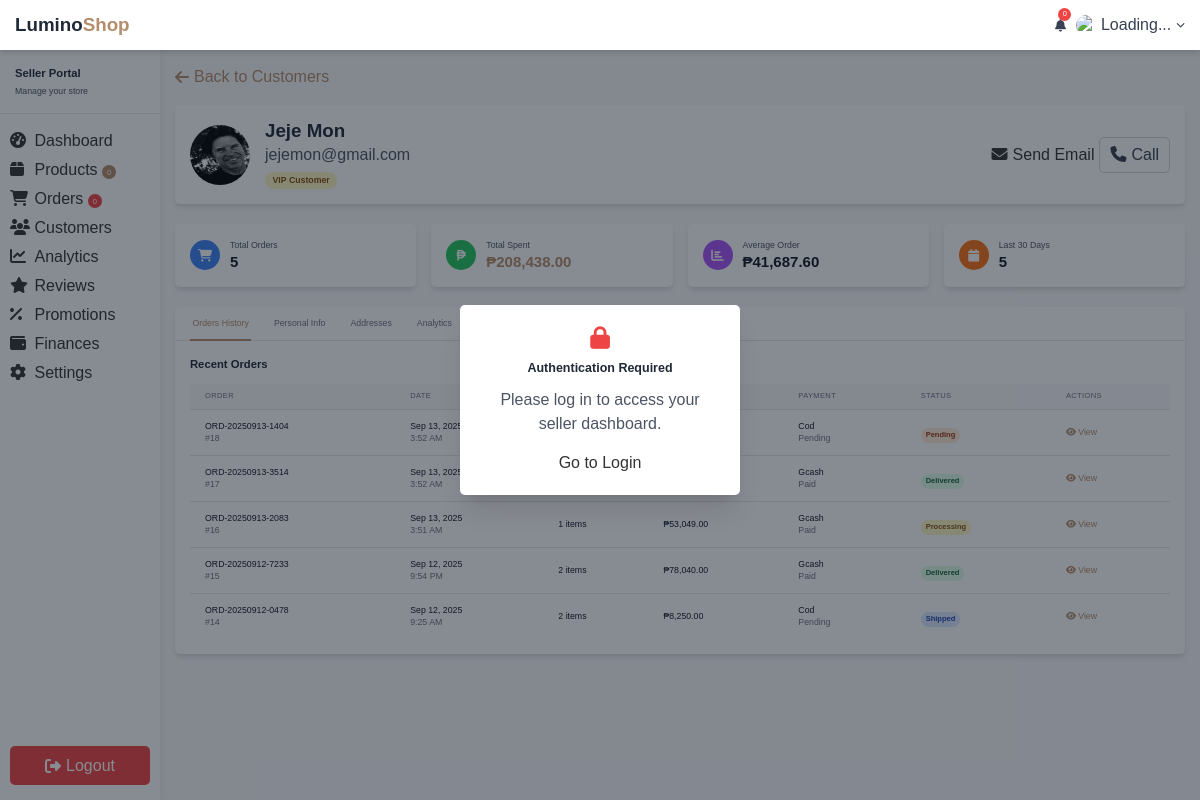
Page /seller/customer-profile.php?id=10 on the committed database.
### tables this page shows
CREATE TABLE `users` (
  `id` bigint(20) NOT NULL,
  `email` varchar(255) NOT NULL,
  `password_hash` varchar(255) NOT NULL,
  `phone` varchar(20) DEFAULT NULL,
  `profile_image` varchar(255) DEFAULT NULL,
  `first_name` varchar(100) DEFAULT NULL,
  `last_name` varchar(100) DEFAULT NULL,
  `date_of_birth` date DEFAULT NULL,
  `gender` enum('male','female','other') DEFAULT NULL,
  `email_verified` tinyint(1) DEFAULT 0,
  `phone_verified` tinyint(1) DEFAULT 0,
  `status` enum('active','suspended','deleted') DEFAULT 'active',
  `created_at` timestamp NOT NULL DEFAULT current_timestamp(),
  `updated_at` timestamp NOT NULL DEFAULT current_timestamp() ON UPDATE current_timestamp(),
  `deleted_at` timestamp NULL DEFAULT NULL
);

CREATE TABLE `orders` (
  `id` bigint(20) NOT NULL,
  `order_number` varchar(50) NOT NULL,
  `user_id` bigint(20) NOT NULL,
  `status` enum('pending','processing','shipped','delivered','cancelled','refunded') DEFAULT 'pending',
  `subtotal` decimal(12,2) NOT NULL,
  `tax_amount` decimal(12,2) DEFAULT 0.00,
  `shipping_cost` decimal(12,2) DEFAULT 0.00,
  `discount_amount` decimal(12,2) DEFAULT 0.00,
  `total_amount` decimal(12,2) NOT NULL,
  `shipping_first_name` varchar(100) DEFAULT NULL,
  `shipping_last_name` varchar(100) DEFAULT NULL,
  `shipping_company` varchar(255) DEFAULT NULL,
  `shipping_address_1` varchar(255) DEFAULT NULL,
  `shipping_address_2` varchar(255) DEFAULT NULL,
  `shipping_city` varchar(100) DEFAULT NULL,
  `shipping_state` varchar(100) DEFAULT NULL,
  `shipping_postal_code` varchar(20) DEFAULT NULL,
  `shipping_country` varchar(100) DEFAULT NULL,
  `shipping_phone` varchar(20) DEFAULT NULL,
  `billing_first_name` varchar(100) DEFAULT NULL,
  `billing_last_name` varchar(100) DEFAULT NULL,
  `billing_company` varchar(255) DEFAULT NULL,
  `billing_address_1` varchar(255) DEFAULT NULL,
  `billing_address_2` varchar(255) DEFAULT NULL,
  `billing_city` varchar(100) DEFAULT NULL,
  `billing_state` varchar(100) DEFAULT NULL,
  `billing_postal_code` varchar(20) DEFAULT NULL,
  `billing_country` varchar(100) DEFAULT NULL,
  `billing_phone` varchar(20) DEFAULT NULL,
  `courier_company` varchar(100) DEFAULT NULL,
  `tracking_number` varchar(100) DEFAULT NULL,
  `estimated_delivery_date` date DEFAULT NULL,
  `delivered_at` timestamp NULL DEFAULT NULL,
  `payment_method` enum('cod','card','gcash','paymaya','wallet') NOT NULL,
  `payment_status` enum('pending','paid','failed','refunded') DEFAULT 'pending',
  `payment_reference` varchar(255) DEFAULT NULL,
  `created_at` timestamp NOT NULL DEFAULT current_timestamp(),
  `updated_at` timestamp NOT NULL DEFAULT current_timestamp() ON UPDATE current_timestamp()
);

### seller/customer-profile.php (the view, shortened to what the rows shown need)
<?php
require_once 'config/database.php';
$customer_id = isset($_GET['id']) ? (int)$_GET['id'] : 0;
$customer_query = "
    SELECT
        u.id,
        u.email,
        u.first_name,
        u.last_name,
        u.phone,
        u.profile_image,
        u.date_of_birth,
        u.gender,
        u.email_verified,
        u.phone_verified,
        u.status,
        u.created_at,
        COUNT(o.id) as total_orders,
        COALESCE(SUM(CASE WHEN o.status != 'cancelled' THEN o.total_amount ELSE 0 END), 0) as total_spent,
        COALESCE(AVG(CASE WHEN o.status != 'cancelled' THEN o.total_amount ELSE NULL END), 0) as avg_order_value,
        MAX(o.created_at) as last_order_date,
        MIN(o.created_at) as first_order_date,
        COUNT(DISTINCT CASE WHEN o.created_at >= DATE_SUB(NOW(), INTERVAL 30 DAY) THEN o.id END) as orders_last_30_days
    FROM users u
    LEFT JOIN orders o ON u.id = o.user_id
    WHERE u.id = ? AND u.status = 'active'
    GROUP BY u.id
";
$stmt = $pdo->prepare($customer_query);
$stmt->execute([$customer_id]);
$customer = $stmt->fetch();
$orders_query = "
    SELECT
        o.id,
        o.order_number,
        o.status,
        o.total_amount,
        o.created_at,
        o.payment_method,
        o.payment_status,
        COUNT(oi.id) as item_count
    FROM orders o
    LEFT JOIN order_items oi ON o.id = oi.order_id
    WHERE o.user_id = ?
    GROUP BY o.id
    ORDER BY o.created_at DESC
    LIMIT 10
";
$stmt = $pdo->prepare($orders_query);
$stmt->execute([$customer_id]);
$recent_orders = $stmt->fetchAll();
function getCustomerType($customer) {
    if ($customer['total_spent'] >= 1000) return 'VIP Customer';
    return 'Inactive';
}
function getCustomerTypeClass($type) {
    switch($type) {
        case 'VIP Customer': return 'bg-yellow-100 text-yellow-800';
    }
}
function formatCurrency($amount) {
    return '₱' . number_format($amount, 2);
}
function getProfileImage($customer) {
    if ($customer['profile_image']) {
        return 'http://localhost' . $customer['profile_image'];
    }
    return 'https://ui-avatars.com/api/?name=' . urlencode($customer['first_name'] . ' ' . $customer['last_name']) . '&background=d4a574&color=fff&size=128';
}
function getOrderStatusClass($status) {
    switch($status) {
        case 'delivered': return 'bg-green-100 text-green-800';
        case 'shipped': return 'bg-blue-100 text-blue-800';
        case 'processing': return 'bg-yellow-100 text-yellow-800';
        case 'pending': return 'bg-orange-100 text-orange-800';
    }
}
$customer_type = getCustomerType($customer);
?>
<?php include 'includes/header.php'; ?>
    <main class="lg:ml-64 pt-20 min-h-screen">
        <div class="p-6">
            <div class="bg-white rounded-lg shadow-md p-6 mb-8">
                <div class="flex flex-col md:flex-row md:items-center md:justify-between gap-6">
                    <div class="flex items-center">
                        <img src="<?= htmlspecialchars(getProfileImage($customer)) ?>"
                             alt="<?= htmlspecialchars($customer['first_name'] . ' ' . $customer['last_name']) ?>"
                             class="w-24 h-24 rounded-full">
                        <div class="ml-6">
                            <h1 class="text-3xl font-bold text-gray-800">
                                <?= htmlspecialchars($customer['first_name'] . ' ' . $customer['last_name']) ?>
                            </h1>
                            <p class="text-gray-600 mb-2"><?= htmlspecialchars($customer['email']) ?></p>
                            <div class="flex items-center gap-3">
                                <span class="inline-flex px-3 py-1 text-sm font-semibold rounded-full <?= getCustomerTypeClass($customer_type) ?>">
                                </span>
                            </div>
                        </div>
                    </div>
                </div>
            </div>
            <div class="bg-white rounded-lg shadow-md">
                <div id="orders-tab" class="tab-content p-6">
                    <?php if (empty($recent_orders)): ?>
                        <div class="text-center py-12">
                            <i class="fas fa-shopping-cart text-gray-400 text-4xl mb-4"></i>
                            <h3 class="text-lg font-semibold text-gray-600 mb-2">No Orders Yet</h3>
                            <p class="text-gray-500">This customer hasn't placed any orders.</p>
                        </div>
                    <?php else: ?>
                        <div class="overflow-x-auto">
                            <table class="min-w-full divide-y divide-gray-200">
                                <thead class="bg-gray-50">
                                    <tr>
                                        <th class="px-6 py-3 text-left text-xs font-medium text-gray-500 uppercase tracking-wider">Order</th>
                                        <th class="px-6 py-3 text-left text-xs font-medium text-gray-500 uppercase tracking-wider">Date</th>
                                        <th class="px-6 py-3 text-left text-xs font-medium text-gray-500 uppercase tracking-wider">Items</th>
                                        <th class="px-6 py-3 text-left text-xs font-medium text-gray-500 uppercase tracking-wider">Amount</th>
                                        <th class="px-6 py-3 text-left text-xs font-medium text-gray-500 uppercase tracking-wider">Payment</th>
                                        <th class="px-6 py-3 text-left text-xs font-medium text-gray-500 uppercase tracking-wider">Status</th>
                                        <th class="px-6 py-3 text-left text-xs font-medium text-gray-500 uppercase tracking-wider">Actions</th>
                                    </tr>
                                </thead>
                                <tbody class="bg-white divide-y divide-gray-200">
                                    <?php foreach ($recent_orders as $order): ?>
                                        <tr>
                                            <td class="px-6 py-4 whitespace-nowrap">
                                                <div class="text-sm font-medium text-gray-900"><?= htmlspecialchars($order['order_number']) ?></div>
                                                <div class="text-sm text-gray-500">#<?= $order['id'] ?></div>
                                            </td>
                                            <td class="px-6 py-4 whitespace-nowrap">
                                                <div class="text-sm text-gray-900"><?= date('M j, Y', strtotime($order['created_at'])) ?></div>
                                                <div class="text-sm text-gray-500"><?= date('g:i A', strtotime($order['created_at'])) ?></div>
                                            </td>
                                            <td class="px-6 py-4 whitespace-nowrap">
                                                <div class="text-sm text-gray-900"><?= $order['item_count'] ?> items</div>
                                            </td>
                                            <td class="px-6 py-4 whitespace-nowrap">
                                                <div class="text-sm font-medium text-gray-900"><?= formatCurrency($order['total_amount']) ?></div>
                                            </td>
                                            <td class="px-6 py-4 whitespace-nowrap">
                                                <div class="text-sm text-gray-900"><?= ucfirst($order['payment_method']) ?></div>
                                                <div class="text-sm text-gray-500"><?= ucfirst($order['payment_status']) ?></div>
                                            </td>
                                            <td class="px-6 py-4 whitespace-nowrap">
                                                <span class="inline-flex px-2 py-1 text-xs font-semibold rounded-full <?= getOrderStatusClass($order['status']) ?>">
                                                    <?= ucfirst($order['status']) ?>
                                                </span>
                                            </td>
                                            <td class="px-6 py-4 whitespace-nowrap text-sm font-medium">
                                                <button class="text-beige hover:text-beige-dark" onclick="viewOrder(<?= $order['id'] ?>)">
                                                    <i class="fas fa-eye mr-1"></i>View
                                                </button>
                                            </td>
                                        </tr>
                                    <?php endforeach; ?>
                                </tbody>
                            </table>
                        </div>
                    <?php endif; ?>
                </div>
            </div>
        </div>
    </main>
<?php include 'includes/footer.php'; ?>

### rows in the picture
users: profile_image (picture), first_name+last_name "Jeje Mon", email "jejemon@gmail.com"
orders: order_number "ORD-20250913-1404", id "18", created_at "Sep 13, 2025", created_at "3:52 AM", payment_method "Cod", payment_status "Pending", status "Pending"
orders: order_number "ORD-20250913-3514", id "17", created_at "Sep 13, 2025", created_at "3:52 AM", payment_method "Gcash", payment_status "Paid", status "Delivered"
orders: order_number "ORD-20250913-2083", id "16", created_at "Sep 13, 2025", created_at "3:51 AM", item_count "1", total_amount "₱53,049.00", payment_method "Gcash", payment_status "Paid", status "Processing"
orders: order_number "ORD-20250912-7233", id "15", created_at "Sep 12, 2025", created_at "9:54 PM", item_count "2", total_amount "₱78,040.00", payment_method "Gcash", payment_status "Paid", status "Delivered"
orders: order_number "ORD-20250912-0478", id "14", created_at "Sep 12, 2025", created_at "9:25 AM", item_count "2", total_amount "₱8,250.00", payment_method "Cod", payment_status "Pending", status "Shipped"

### other values in the picture
$customer_type "VIP Customer"
$customer['total_orders'] "5"
formatCurrency($customer['total_spent']) "₱208,438.00"
formatCurrency($customer['avg_order_value']) "₱41,687.60"
$customer['orders_last_30_days'] "5"
